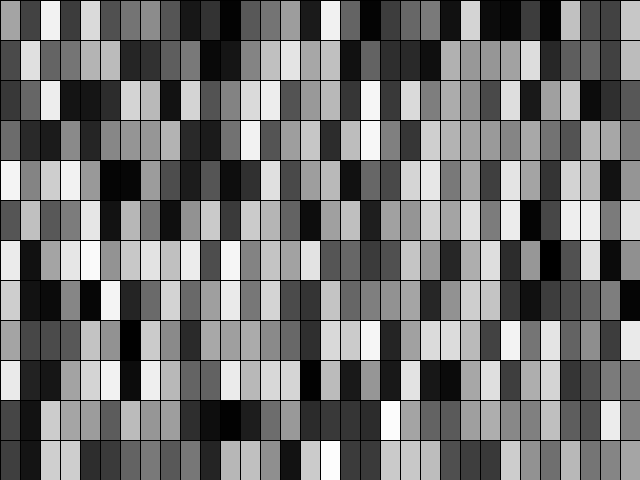
Frame 1 (no input)
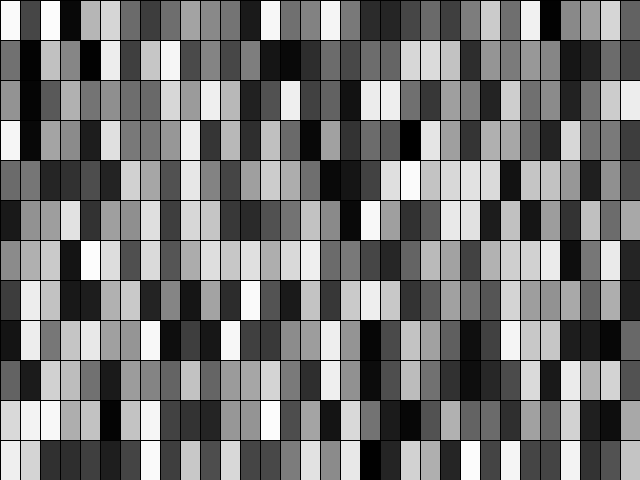
Frame 2 (the mouse pressed at the canvas centre, redrawn once)

The Processing sketch that drew these frames (run headless with seeded random() and noise(); the mouse was pressed at the canvas centre and the sketch redrawn once):

// Processing sketch: randomSeed_stp_0
// ── randomSeed_stp_0.pde
float tileW, tileH;

void setup() {
  size(640, 480);
  tileW = 20;
  tileH = 40;
  stroke(0);
}

void mousePressed() {
  loop();
}

void draw() {
  for (int row = 0; row < height; row += tileH) {
    for (int col = 0; col < width; col += tileW) {
      fill(random(255));
      rect(col, row, tileW, tileH);
    }
  }

  noLoop();
}
